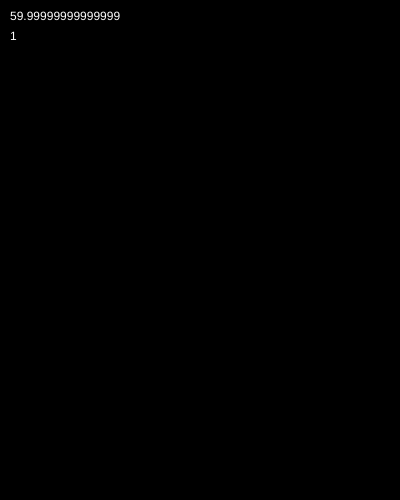
Frame 1 (no input)
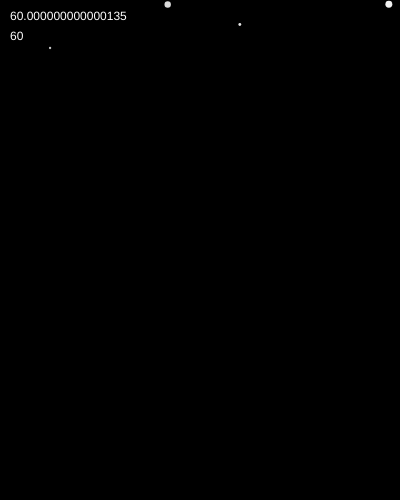
Frame 60 (no input)
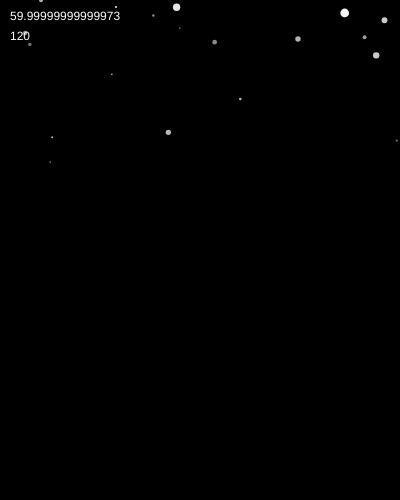
Frame 120 (the mouse pressed at the canvas centre since frame 60)

The p5.js sketch that drew these frames (run headless with seeded random() and noise() and a simulated clock; from frame 60 on, the mouse is pressed at the canvas centre):

// p5.js sketch
// ── sketch.js
let balls = [];

function setup() {
  createCanvas(400, 500);
  background(0);

  // generate 50 balls;
  for (let i=0; i<50; i++) {
    //balls[i] = new Ball();
    //balls.push( new Ball() );
  }
}


function draw() {
  background(0);

  // generate 1 ball per frame
  balls.push( new Ball(random(width), random(-500, 0)) );

  // update and display the balls
  for (let i=0; i<balls.length; i++) {
    let b = balls[i];
    b.move();
    b.zigzag();
    //b.bounce();
    b.updateLifespan();
    b.display();
  }

  // remove particles which are done!
  for (let i = balls.length-1; i >= 0; i--) {
    // flip the direction of for-loop!!
    if (balls[i].isDone) {
      balls.splice(i, 1);
    }
  }

  // limit the number of particles
  while (balls.length > 500) {
    balls.splice(0, 1); // index, how many?
  }

  fill(255);
  text( frameRate(), 10, 20 );
  text( balls.length, 10, 40 );
}

function mouseDragged() {
  balls.push( new Ball(mouseX, mouseY) );
}






// ES6 model
class Ball {
  constructor(x, y) {
    // properties
    this.x = x;
    this.y = y;
    this.size = random(2, 10);
    this.xSpd = 0;//random(-1, 1);
    this.ySpd = random(0.1, 3);
    this.r = 255;
    this.g = 255;
    this.b = 255;

    this.lifespan = 1.0; // 100%
    this.lifeReduction = random(0.002, 0.008);
    this.isDone = false;
  }
  // methods
  updateLifespan() {
    this.lifespan -= this.lifeReduction;
    if (this.lifespan <= 0.0) {
      this.isDone = true;
    }
  }
  zigzag() {
    this.x += random(-0.5, 0.5);
  }
  move() {
    this.x += this.xSpd;
    this.y += this.ySpd;
  }
  bounce() {
    if (this.x < 0 || this.x > width) {
      this.xSpd *= -1;
    }
    if (this.y < 0 || this.y > height) {
      this.ySpd *= -1;
    }
  }
  display() {
    noStroke();
    fill(this.r, this.g, this.b, 255 * this.lifespan);
    ellipse(this.x, this.y, this.size * this.lifespan, this.size * this.lifespan);

    //fill(255);
    //text( int(this.lifespan * 100), this.x+10, this.y);
  }
}




//




//
